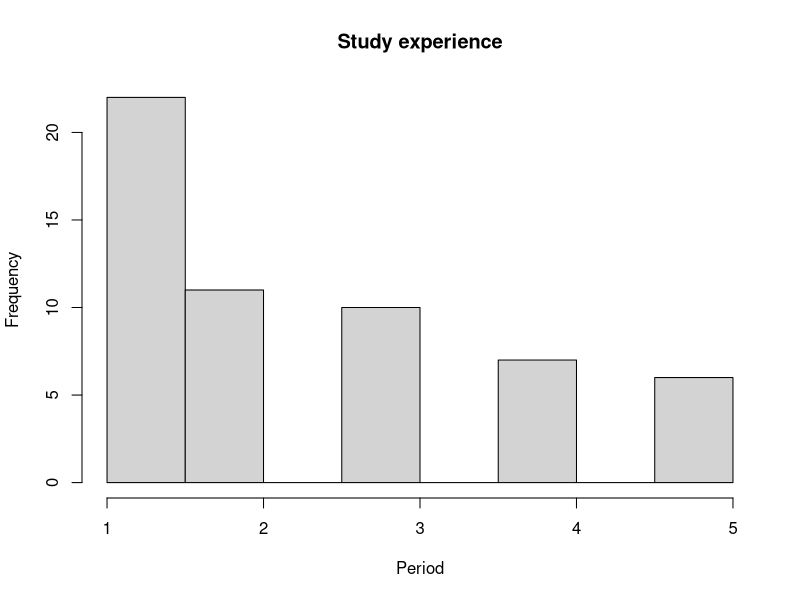
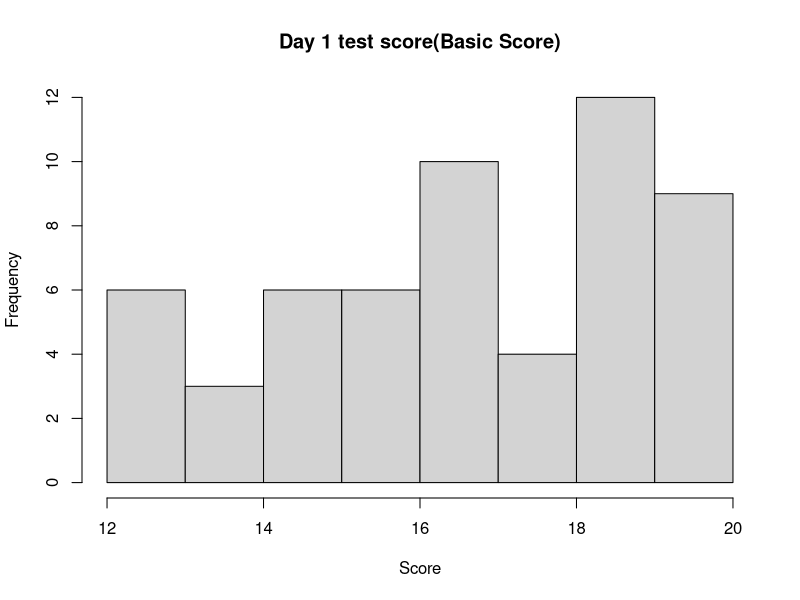
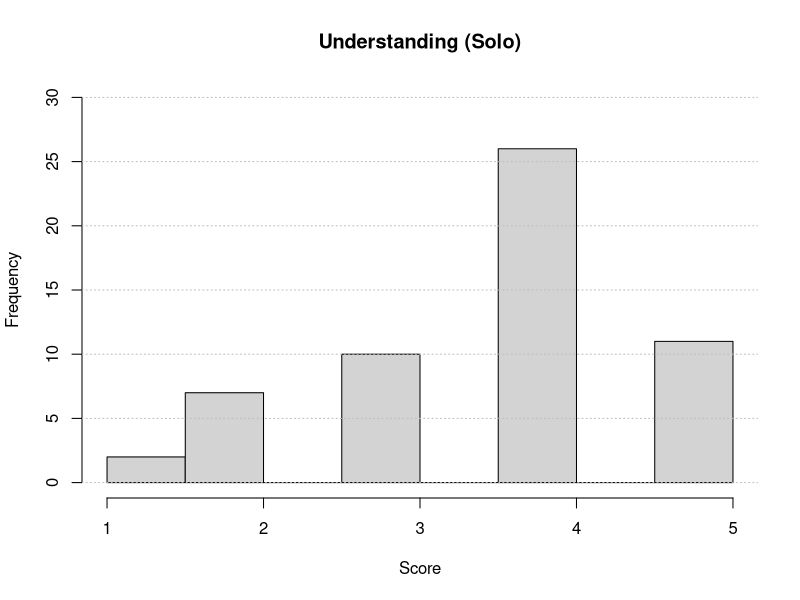
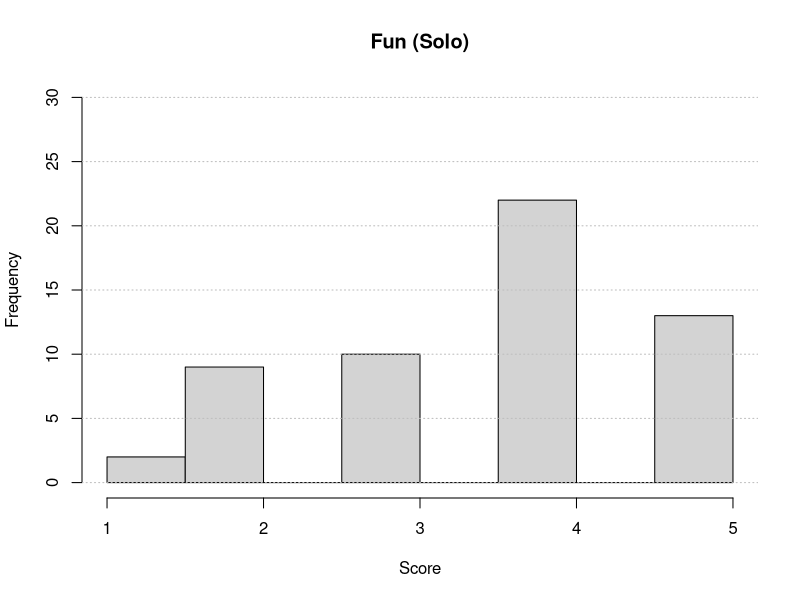
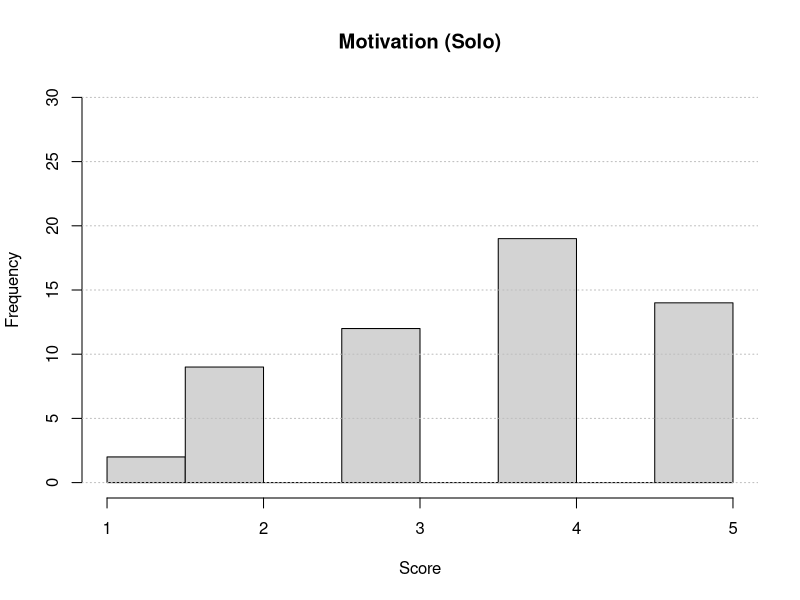
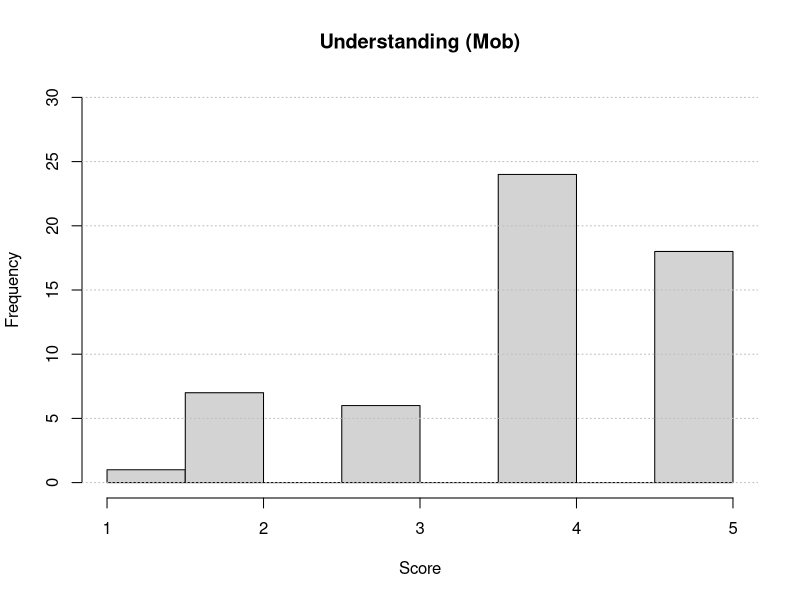
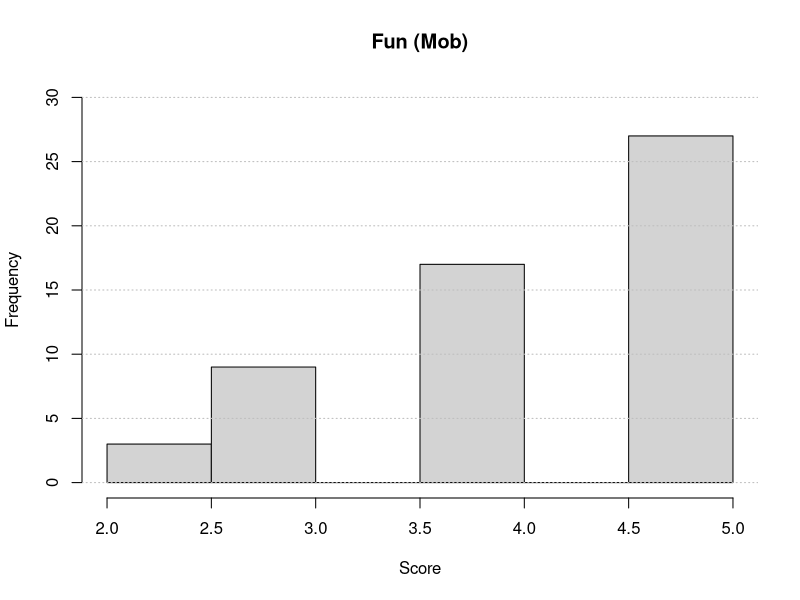
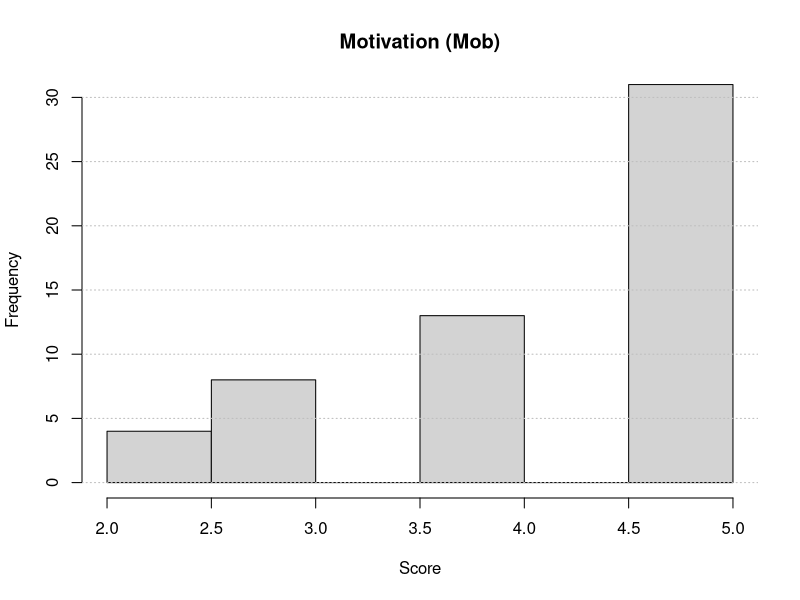

Here is the R script that generated these plots, in order:
# R言語のコード
library(readr)

# データセットを読み込む
data <- read_csv("./assets/finalized_questionaire.csv")

data <- na.omit(data)

## study_experience
shapiro.test(x=data$study_experience)
hist(data$study_experience, main="Study experience",  xlab="Period")

## basic_score
shapiro.test(x=data$basic_score)
hist(data$basic_score, main="Day 1 test score(Basic Score)",  xlab="Score")

## Understanding, Fun, Motivation (Solo, Mob)
max_y <- 30
shapiro.test(x=data$solo_understanding)
hist(data$solo_understanding, main="Understanding (Solo)",  xlab="Score", ylim=c(0, max_y))
abline(h = seq(0, max_y, by = 5), col = "gray", lty = "dotted")

shapiro.test(x=data$solo_fun)
hist(data$solo_fun, main="Fun (Solo)",  xlab="Score", ylim=c(0, max_y))
abline(h = seq(0, max_y, by = 5), col = "gray", lty = "dotted")

shapiro.test(x=data$solo_motivation)
hist(data$solo_motivation, main="Motivation (Solo)",  xlab="Score", ylim=c(0, max_y))
abline(h = seq(0, max_y, by = 5), col = "gray", lty = "dotted")

shapiro.test(x=data$mob_understanding)
hist(data$mob_understanding, main="Understanding (Mob)",  xlab="Score", ylim=c(0, max_y))
abline(h = seq(0, max_y, by = 5), col = "gray", lty = "dotted")

shapiro.test(x=data$mob_fun)
hist(data$mob_fun, main="Fun (Mob)",  xlab="Score", ylim=c(0, max_y))
abline(h = seq(0, max_y, by = 5), col = "gray", lty = "dotted")

shapiro.test(x=data$mob_motivation)
hist(data$mob_motivation, main="Motivation (Mob)",  xlab="Score", ylim=c(0, max_y))
abline(h = seq(0, max_y, by = 5), col = "gray", lty = "dotted")

## Test Score (Solo, Mob)
max_y <- 14
max_x <- 16
solo_score <- data$solo_score_1 + data$solo_score_2
shapiro.test(x=solo_score)
hist(solo_score, main="Test Score (Solo)",  xlab="Score", xlim=c(0, max_x), ylim=c(0, max_y))

mob_score <- data$mob_score_1 + data$mob_score_2
shapiro.test(x=mob_score)
hist(mob_score, main="Mob test score",  xlab="Score", xlim=c(0, max_x), ylim=c(0, max_y))

hist(mob_score, col=rgb(1, 0, 0, 0.5), 
     main="Test score (Solor v.s. Mob)", xlab="Score", 
     xlim=c(0, max_x), 
     ylim=c(0, max_y))
hist(solo_score, col=rgb(0, 0, 1, 0.5), add=TRUE)
legend("topright", legend=c("Mob Score", "Solo Score"), fill=c(rgb(1, 0, 0, 0.5), rgb(0, 0, 1, 0.5)))

mean(solo_score)
mean(mob_score)

min(solo_score)
min(mob_score)

max(solo_score)
max(mob_score)

### t-test
t.test(solo_score, mob_score, paired = TRUE, conf.level = 0.95)

### bootstrap
bootstrap_min <- function(data, n_bootstrap) {
  bootstrap_mins <- numeric(n_bootstrap)
  for (i in 1:n_bootstrap) {
    sample_data <- sample(data, replace = TRUE)
    bootstrap_mins[i] <- min(sample_data)
  }
  return(bootstrap_mins)
}

# ブートストラップサンプリング
set.seed(123)  # 結果の再現性を保証
n_bootstrap <- 10000
solo_min <- bootstrap_min(solo_score, n_bootstrap)
mob_min <- bootstrap_min(mob_score, n_bootstrap)

# 最小値の差の分布
min_diffs <- mob_min - solo_min

# 差の95%信頼区間
quantile(min_diffs, c(0.025, 0.975))

# p値の計算
mean(min_diffs >= 0)  

